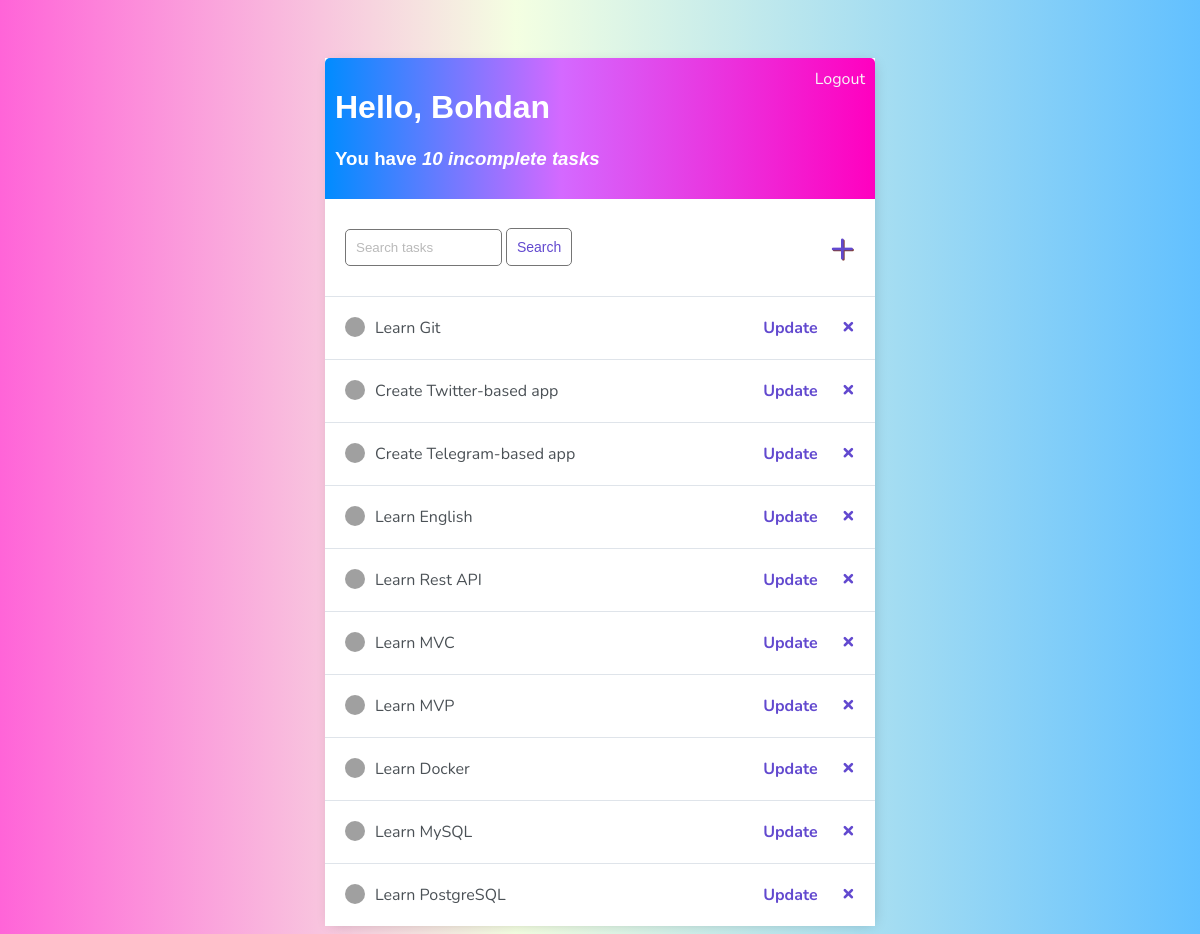
/ (signed in), run on the app's committed database.
### todo/models.py (models this page shows)
class Task(models.Model):
    user = models.ForeignKey(User, on_delete=models.CASCADE, null=True, blank=True)
    title = models.CharField(max_length=200, null=True)
    description = models.TextField(null=True, blank=True)
    complete = models.BooleanField(default=False)
    created = models.DateTimeField(auto_now_add=True)
    def __str__(self):
        return self.title
    class Meta:
        ordering = ['complete']

### todo/views.py (the view)
# urls.py: path('', TaskList.as_view(), name='task'),
class TaskList(LoginRequiredMixin, ListView):
    model = Task
    context_object_name = 'tasks'
    def get_context_data(self, **kwargs):
        context = super().get_context_data(**kwargs)
        context['tasks'] = context['tasks'].filter(user=self.request.user)
        context['count'] = context['tasks'].filter(complete=False).count()
        search_input = self.request.GET.get('search-area') or ''
        if search_input:
            context['tasks'] = context['tasks'].filter(title__icontains = search_input)
            context['search_input'] = search_input
        return context

### todo/templates/todo/task_list.html
{% extends 'todo/main.html' %}
{% block content %}
<div class="header-bar">
    <div>
        <h1>Hello, {{ request.user|title }}</h1>
        <h3>You have <i>{{ count }} incomplete task{{ count|pluralize:'s' }}</i></h3>
    </div>
    {% if request.user.is_authenticated %}
        <a href="{% url 'logout' %}">Logout</a>
    {% else %}
        <a href="{% url 'login' %}">Login</a>
    {% endif %}
</div>
<div id="search-add-wrapper">
    <form action="" method="get">
        <input type="text" name="search-area" placeholder="Search tasks">
        <input class="button" type="submit" value="Search">
    </form>
    <a id="add-link" href="{% url 'task-create' %}">&#x2b;</a>
</div>
<div class="task-items-wrapper">
    {% for task in tasks %}
    <div class="task-wrapper">
        {% if task.complete %}
        <div class="task-title">
            <div class="task-complete-icon"></div>
            <i><s><a href="{% url 'task-detail' task.id %}">{{ task }}</a></s></i>
        </div>
        <p>
            <a class="update-link" href="{% url 'task-update' task.id %}"><b>Update</b></a>
            <a class="delete-link" href="{% url 'task-delete' task.id %}">&#215;</a>
        </p>
        {% else %}
        <div class="task-title">
            <div class="task-incomplete-icon"></div>
            <a href="{% url 'task-detail' task.id %}">{{ task }}</a>
        </div>
        <p>
            <a class="update-link" href="{% url 'task-update' task.id %}"><b>Update</b></a>
            <a class="delete-link" href="{% url 'task-delete' task.id %}">&#215;</a>
        </p>
        {% endif %}
    </div>
    {% endfor %}
</div>
{% endblock content %}

### todo/templates/todo/main.html (shortened to what this page needs)
<!DOCTYPE html>
<html lang="en">
<head>
    {% load static %}
    <link rel="stylesheet" href="{% static 'style.css' %}">
</head>
<body>
  <div class="container">
    {% block content %}
    {% endblock content %}
  </div>
</body>
</html>

### todo/static/style.css (style rules this page uses)
body { background: linear-gradient(90deg, #ff00bf9b 0%, #c6ff6932 43%, #0099ff9d 100%); font-family: 'Nunito', sans-serif; padding-top: 50px; }
.container { max-width: 550px; margin: auto; background-color: #fff; -webkit-box-shadow: 2px 2px 13px -4px rgba(0, 0, 0, 0.21); box-shadow: 2px 2px 13px -4px rgba(0, 0, 0, 0.21); }
.header-bar { display: flex; justify-content: space-between; color: #fff; padding: 10px; border-radius: 5px 5px 0 0; background: linear-gradient(90deg, #008cff 0%, #d469ff 43%, #ff00bf 100%); }
h1, h2, h3, h4, h5, h6 { font-family: 'Raleway', sans-serif; }
.task-wrapper { display: flex; align-items: center; justify-content: space-between; background-color: #fff; border-top: 1px solid #dfe4ea; overflow: hidden; }
.task-title { display: flex; padding: 20px; }
.task-title a { text-decoration: none; color: #4b5156; margin-left: 10px; }
.task-incomplete-icon { height: 20px; width: 20px; background-color: rgb(160, 160, 160); border-radius: 50%; }
.delete-link { text-decoration: none; font-weight: 900; color: #6249cf; font-size: 22px; line-height: 0; padding: 20px 20px; }
.update-link { text-decoration: none; color:#6249cf; }
.header-bar a { color: rgb(247, 247, 247); text-decoration: none; }
#search-add-wrapper { display: flex; justify-content: space-between; align-items: center; padding: 20px; }
input[type=text], input[type=password], textarea { border: 1px solid #757575; border-radius: 5px; padding: 10px; width: 50%; }
::placeholder { font-weight: 300; opacity: 0.5; }
.button { border: 1px solid #757575; background-color: #FFF; color: #6249cf; padding: 10px; font-size: 14px; border-radius: 5px; cursor: pointer; }
#add-link { color: #6249cf; text-decoration: none; font-size: 42px; text-shadow: 1px 1px #81413b; }

### data on the page
Task: title "Learn Git"
Task: title "Create Twitter-based app"
Task: title "Create Telegram-based app"
Task: title "Learn English"
Task: title "Learn Rest API"
Task: title "Learn MVC"
Task: title "Learn MVP"
Task: title "Learn Docker"
Task: title "Learn MySQL"
Task: title "Learn PostgreSQL"

### other printed values
{{ request.user|title }} "Bohdan"
{{ count }} "10"
